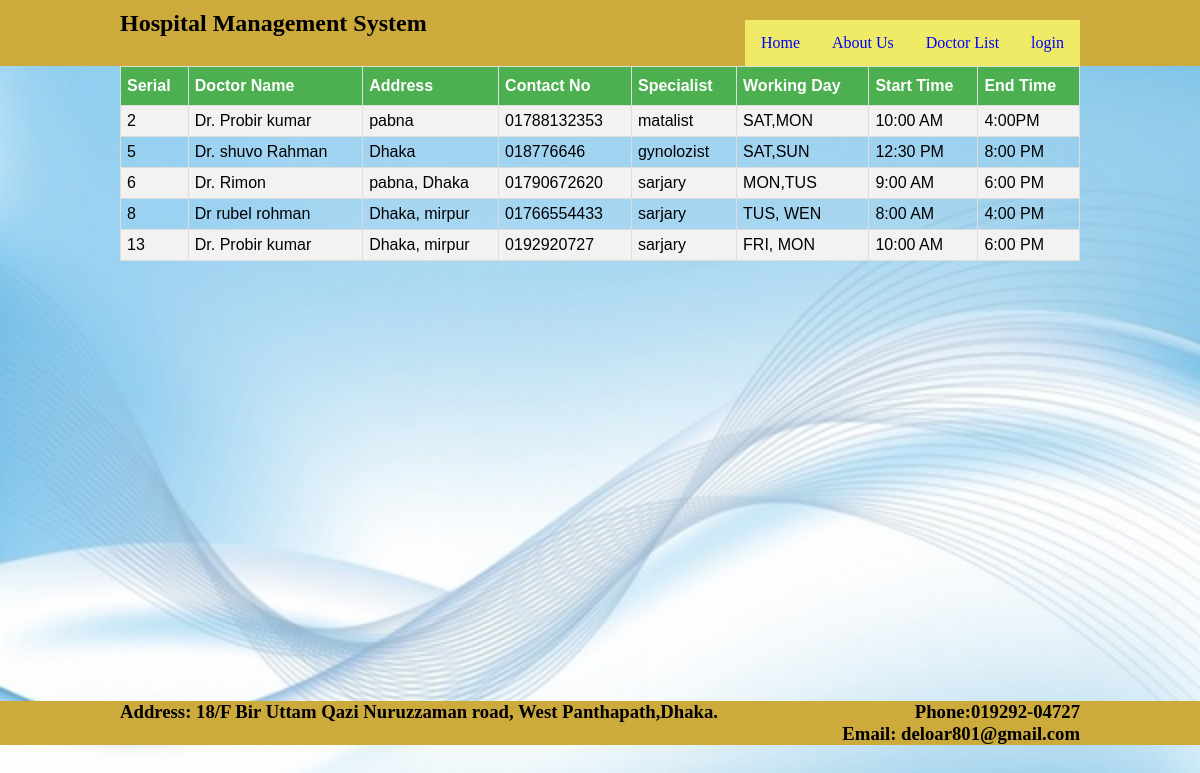
/doctorListUser.php, run on the app's committed database.
### tables this page shows
CREATE TABLE `add_doctor` (
  `doctor_id` int(11) NOT NULL,
  `doctor_name` varchar(20) NOT NULL,
  `doctor_address` varchar(20) NOT NULL,
  `doctor_email` varchar(20) NOT NULL,
  `contact_no` varchar(20) NOT NULL,
  `specialist` varchar(50) NOT NULL,
  `day` varchar(255) NOT NULL,
  `startingTime` varchar(255) NOT NULL,
  `endTime` varchar(255) NOT NULL
);

### doctorListUser.php (the view, shortened to what this page needs)
<?php
include 'configs/dbConnection.php';?>
<?php
$sql = "select doctor_id,doctor_name,doctor_address,contact_no,specialist,day,startingTime,endTime from add_doctor";
$result = mysqli_query($con,$sql);
?>
<!DOCTYPE html>
<html lang="en">
<head>
	<link rel="stylesheet" type="text/css" href="css/admin_css.css">
	<link rel="stylesheet" type="text/css" href="css/doctor_css.css">
	<link rel="stylesheet" type="text/css" href="style.css">
</head>
<body style="background: url(img/4.jpg);background-repeat: no-repeat;background-size: cover;">
	<div class="full_container">
		<div class="main_warper">
			<div class="left_logo">
				<a href="index.php"><h2>Hospital Management System</h2></a>
			</div>
			<div class="right_nav">
				<ul>
				  <li><a href="index.php">Home</a></li>
				  <li><a href="about_us.php">About Us</a></li>
				  <li><a href="doctorListUser.php">Doctor List</a></li>
				  <li class="dropdown">
				    <a href="javascript:void(0)" class="dropbtn">login</a>
				  </li>
				</ul>
			</div>
		</div>
	</div>
	<div class="container">
		<div class="table_show_data">
			<table id="customers">
				  <tr>
				    <th>Serial</th>
				    <th>Doctor Name</th>
				    <th>Address</th>
				    <th>Contact No</th>
				    <th>Specialist</th>
				    <th>Working Day</th>
				    <th>Start Time</th>
				    <th>End Time</th>
				  </tr>
                <?php while($row = mysqli_fetch_assoc($result)){?>
				  <tr>
				    <td><?=$row['doctor_id'];?></td>
				    <td><?=$row['doctor_name'];?></td>
				    <td><?=$row['doctor_address'];?></td>
				    <td><?=$row['contact_no'];?></td>
				    <td><?=$row['specialist'];?></td>
				    <td><?=$row['day'];?></td>
				    <td><?=$row['startingTime'];?></td>
				    <td><?=$row['endTime'];?></td>
				   <?php }?>
				</table>
		</div>
	</div>
	<div class="full_container footerLenght">
		<div class="main_warper">
				<div class="footerdown">
					<div class="footer_left">
						<h3>Address: 18/F Bir Uttam Qazi Nuruzzaman road,
					West Panthapath,Dhaka.
					</div>
					<div class="footer_right">
						<h3>Phone:019292-04727 </h3>
					    <h3>Email: deloar801@gmail.com</h3>
					</div>
				</div>
			</div>
		</div>
</body>
</html>

### css/admin_css.css (style rules this page uses)
* { margin:0; padding: 0; }
.container { width: 960px; margin: 0 auto; }
.footerLenght { margin-top: 500px; }

### css/doctor_css.css (style rules this page uses)
* { margin:0; padding: 0; }
.container { width: 960px; margin: 0 auto; }
.table_show_data { width: 100%; }
#customers { font-family: "Trebuchet MS", Arial, Helvetica, sans-serif; border-collapse: collapse; width: 100%; }
#customers td, #customers th { border: 1px solid #ddd; padding: 6px; }
#customers tr:nth-child(even) { background-color: #f2f2f2; }
#customers th { padding-top: 10px; padding-bottom: 10px; text-align: left; background-color: #4CAF50; color: white; }

### style.css (style rules this page uses)
* { padding: 0; margin: 0 auto; }
.full_container { width: 100%; height: auto; background-color: #CCAA3C; overflow: hidden; margin-top: 0px; }
.main_warper { width: 960px; margin: 0 auto; }
.left_logo { float: left; width: 400px; padding: 0px; margin-right: 10px; }
.left_logo a h2 { color: black; margin: 10px 0px 0px 0px; }
.left_logo a { text-decoration: none; }
.right_nav { float: right; margin-top: 20px; }
.footerdown { margin-top: 0; }
.footerdown .footer_left h3 { color: black; float: left; width: 630px; margin-right: 20px; overflow: hidden; }
.footerdown .footer_right h3 { float: right; color: black; }
.footerLenght { margin-top: 700px; }

### doctorListUser.php (style rules this page uses)
ul { list-style-type: none; margin: 0; padding: 0; overflow: hidden; background-color: #F0EB67; }
li { float: left; }
li a, .dropbtn { display: inline-block; color: blue; text-align: center; padding: 14px 16px; text-decoration: none; }
li.dropdown { display: block; }
.footerLenght { margin-top: 440px; }

### data on the page
add_doctor: doctor_id "2", doctor_name "Dr. Probir kumar", doctor_address "pabna", contact_no "01788132353", specialist "matalist", day "SAT,MON", startingTime "10:00 AM", endTime "4:00PM"
add_doctor: doctor_id "5", doctor_name "Dr. shuvo Rahman", doctor_address "Dhaka", contact_no "018776646", specialist "gynolozist", day "SAT,SUN", startingTime "12:30 PM", endTime "8:00 PM"
add_doctor: doctor_id "6", doctor_name "Dr. Rimon", doctor_address "pabna, Dhaka", contact_no "01790672620", specialist "sarjary", day "MON,TUS", startingTime "9:00 AM", endTime "6:00 PM"
add_doctor: doctor_id "8", doctor_name "Dr rubel rohman", doctor_address "Dhaka, mirpur", contact_no "01766554433", specialist "sarjary", day "TUS, WEN", startingTime "8:00 AM", endTime "4:00 PM"
add_doctor: doctor_id "13", doctor_name "Dr. Probir kumar", doctor_address "Dhaka, mirpur", contact_no "0192920727", specialist "sarjary", day "FRI, MON", startingTime "10:00 AM", endTime "6:00 PM"
